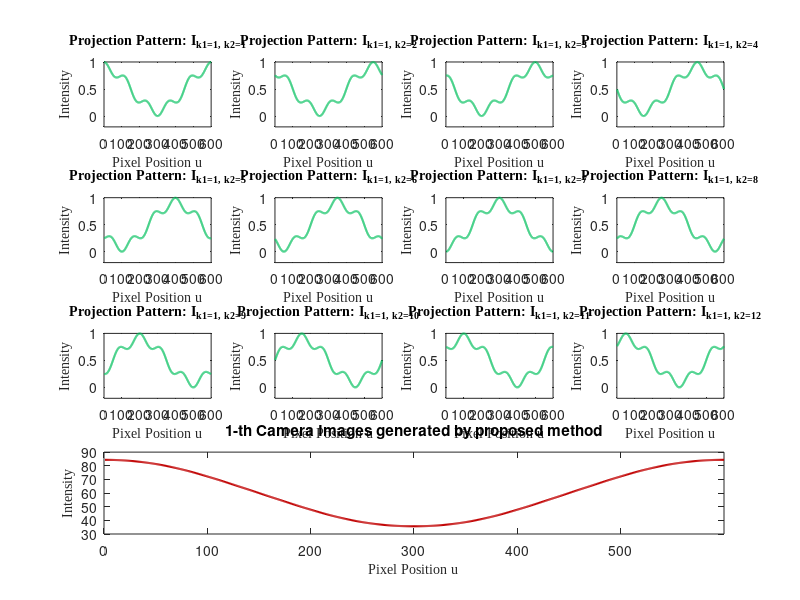
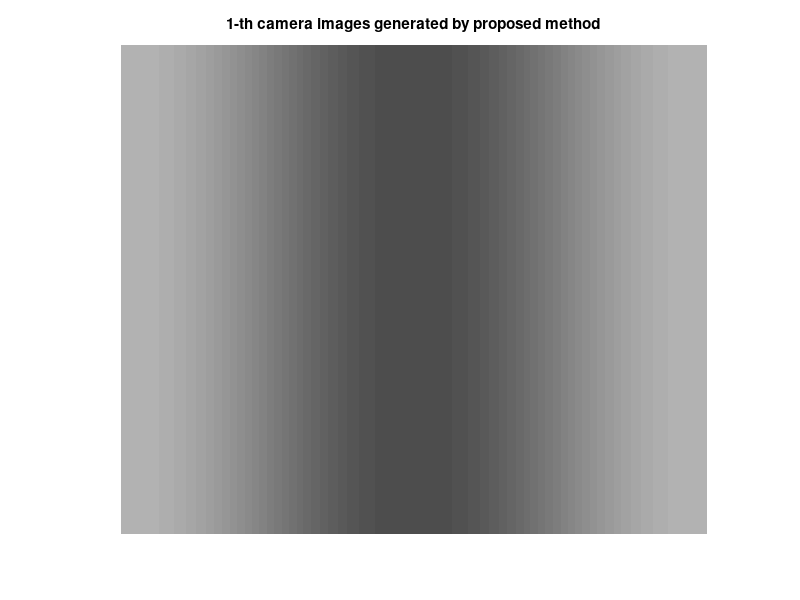
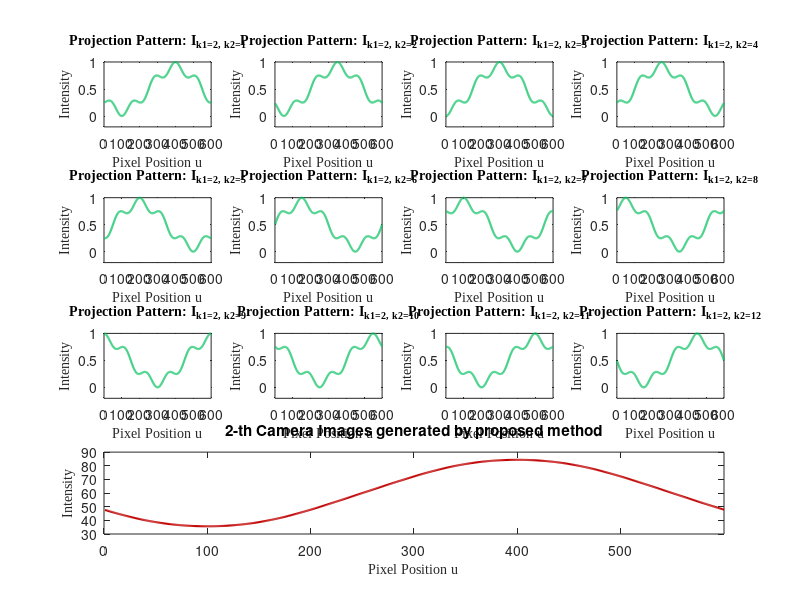
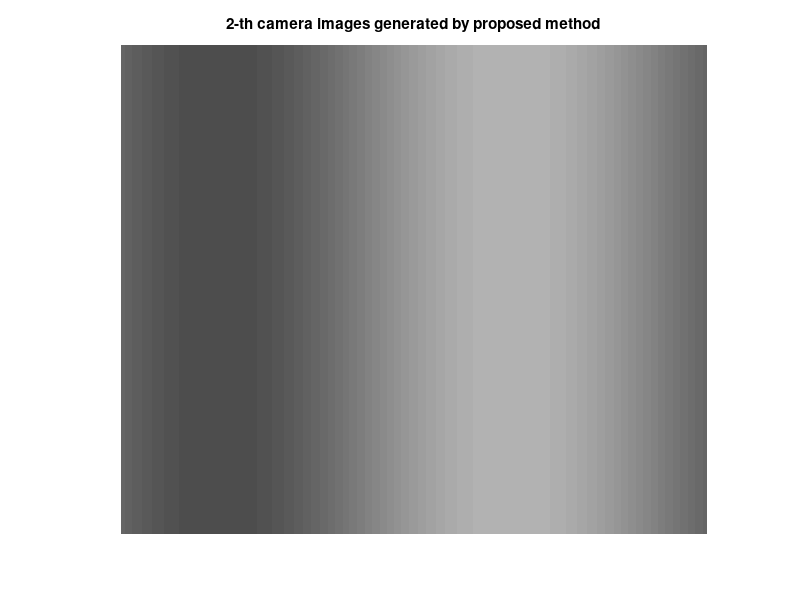

These figures' MATLAB source, in order:
%%%%%%%%%%%%%%%%%%%%%%% Simultion 1 %%%%%%%%%%%%%%%%%%%%%%%%%%%%%%%
% Simultion 1: Propsed projection method VS traditional projection method
% Simultion 2: Proposed 3-steps method VS Traditional 3-steps phase-shifting method
%%%%%%%%%%%%%%%%%%%%%%%%%%%%
% N1 denotes total number of external phase-shifitng steps
% k1 denotes k1-th step of external phase-shifting
% N2 denotes total number of internal phase-shifitng steps
% k2 denotes the k2-th step of internal phase-shifting
% 5th harmonics is used to simulate errors resulting from non-linear systems
% internal phase-shifting is used to generate the camera image
% external phase-shifting used camera images to extrct wrapped phase
% Total number of projections is 120 in one exposure.
% Projeciton numbers of I_k1k2 are: 20,19,15,10,5,1,0,1,5,10,15,19, respectively;
%%%%%%%%%%%%%%%%%%%%%%%%%%%%%%%%%%%%%%%%%%%%%%%%%%%%%%%%%%%%%%%%%%%%%%%%%%%%%%%%%%%%
%%%%%%%%%%%%%%%%%%%%%%%%%%%% Simulation 1: Comparison of projection methods
clc; clear; close all;
f = [1,3];          % fringe number
N1=3;               % total number of external phase-shifitng steps
N2=12;              % total number of internal phase-shifitng steps
c = 10;             % c denotes the scaling factor
k2=1:N2;            
Sk_ideal=c*(cos(2*(k2-1)*pi/N2)+1);   % Ideal projection number
Sk=round(Sk_ideal);                   % Actual projection number
Total_Projecion_number=sum(Sk);       % Total projection number in one exposure
fprintf("Projection number during one exposure : %d \n Projeciton number for 12 patterns : ",Total_Projecion_number);
fprintf("%d,", Sk);
A=0.5;              % background light intensity
B=0.4;              % modulation of light intensity
% Simulate high-order harmonics generated by non-linear systems
B_noise =0.1;       % The intensity of harmonic
order_noise=5;      % The order of harmonic
Height_img=500;  Width_img=600;
u=1:Width_img;
root_path='..\Image\Simulation\';

%%%%%%%%%%%% 一、Phase-shifting Superimposition projection (i.e.,Internal phase-shifting method) 
for id_f=1:length(f)
    for k1=1:1:N1
        figure;I_k1=0;      
        for k2=1:1:N2
            %%%%%%%%%%%% 1. Projection patterns I_k1k2
            absolute_phase=2*pi*f(id_f)*u/Width_img;
            phi_k1=2*(k1-1)*pi/N1; % external phase-shifting
            phi_k2=2*(k2-1)*pi/N2; % internal phase-shifting
            phase=absolute_phase+phi_k1+phi_k2; % + internal-external phase-shifting
            noise=B_noise*cos(order_noise*phase);               % 5th harmonics
            I_k1k2 = A + B*cos(phase)+noise;  % Projection patterns contaminated by 5th harmonics
            % Show the waves of projection patterns
            subplot(4,4,k2);plot(I_k1k2,'LineWidth',1.5,'Color',[7/255,193/255,96/255]); 
            title(['Projection Pattern: I_{k1=',num2str(k1),', ','k2=',num2str(k2),'}'],'FontSize',10,'FontName','Times New Roman');
            xlabel('Pixel Position u','FontSize',10,'FontName','Times New Roman');
            ylabel('Intensity','FontSize',10,'FontName','Times New Roman'); set(gca,'ytick',0:0.5:1); 
            %%%%%%%%%%%% 2. Camera images I_k1 (achievd by one exposure of camera)
            I_k1=I_k1+I_k1k2*Sk(k2);   % Sumperimposed intensity (achievd by one exposure of camera)
        end
        % 2D format of camera images. The image gray is normalized to [0,1]
        camera_img=repmat(I_k1/Total_Projecion_number,Height_img,1); 
        % Save the image for the following phase retrival and show
        imwrite(camera_img,[root_path,'Ours-',num2str(f(id_f)),'-',num2str(k1),'.bmp']); 
        subplot(4,4,13:16); plot(I_k1,'LineWidth',1.5,'Color',[192/255,0/255,0/255]);  % Wave of Camera images
        set(gca,'xtick',0:100:500);
        title([num2str(k1), '-th Camera Images generated by proposed method']);
        xlabel('Pixel Position u','FontSize',10,'FontName','Times New Roman');
        ylabel('Intensity','FontSize',10,'FontName','Times New Roman');
        figure; imshow(camera_img);  title([num2str(k1), '-th camera images generated by proposed method']);
    end
end

%%%%%%%%%%%% 二、Traditional repeated Projection method
for id_f=1:length(f)
    for k1=1:1:N1
        figure;   
        %%%%%%%%%%%% 1. Projection patterns I
        absolute_phase=2*pi*f(id_f)*u/Width_img; 
        phase=absolute_phase+2*(k1-1)*pi/N1;
        noise=B_noise*cos(order_noise*phase);
        I = A + B*cos(phase)+noise;  % Projection patterns contaminated by harmonics
        % Show the waves of projection patterns
        subplot(2,1,1);plot(I,'LineWidth',1.5,'Color',[7/255,193/255,96/255]);  set(gca,'ytick',0:0.5:1);          
        title(['Projection Pattern: I_{k1=',num2str(k1),',*}'],'FontSize',14,'FontName','Times New Roman');
        xlabel('Pixel Position u','FontSize',14,'FontName','Times New Roman');
        ylabel('Intensity','FontSize',14,'FontName','Times New Roman');
        %%%%%%%%%%%% 2. Camera images I_k1 (achievd by one exposure of camera)
        I_k1=I*Total_Projecion_number;        % Sumperimposed intensity (achievd by one exposure of camera)
        % 2D format of camera images. The image gray is normalized to [0,1]
        camera_img=repmat(I_k1/Total_Projecion_number,Height_img,1);
        % Save the image for the following phase retrival and show
        imwrite(camera_img,[root_path,'Traditional-',num2str(f(id_f)),'-',num2str(k1),'.bmp']);
        subplot(2,1,2); plot(I_k1,'LineWidth',1.5,'Color',[192/255,0/255,0/255]);  % Wave of Camera images
        title([num2str(k1), '-th camera images generated by traditional method'],'FontSize',14,'FontName','Times New Roman');
        xlabel('Pixel Position u','FontSize',15,'FontName','Times New Roman');
        ylabel('Intensity','FontSize',15,'FontName','Times New Roman'); set(gca,'ytick',0:50:100); ylim([0,120]);
        figure; imshow(camera_img); title([num2str(k1), '-th Camera Images generated by traditional method']);
    end
end

%%%%%%%%%%%% 三、Traditional 12-steps phase-shifting method(to caculate Groundtruth of phase)
N=12;
for id_f=1:length(f)
    for k1=1:1:N 
        %%%%%%%%%%%% 1. Projection patterns I
        absolute_phase=2*pi*f(id_f)*u/Width_img; 
        phase=absolute_phase+2*(k1-1)*pi/N;
        noise=B_noise*cos(order_noise*phase);
        I = A + B*cos(phase)+noise;  % Projection patterns contaminated by harmonics
        %%%%%%%%%%%% 2. Camera images I_k1 (achievd by one exposure of camera)
        I_k1=I*Total_Projecion_number;        % Sumperimposed intensity (achievd by one exposure of camera)
        % 2D format of camera images. The image gray is normalized to [0,1]
        camera_img=repmat(I_k1/Total_Projecion_number,Height_img,1);
        % Save the image for the following phase retrival
        imwrite(camera_img,[root_path,'Groundthruth-',num2str(f(id_f)),'-',num2str(k1),'.bmp']);
    end
end